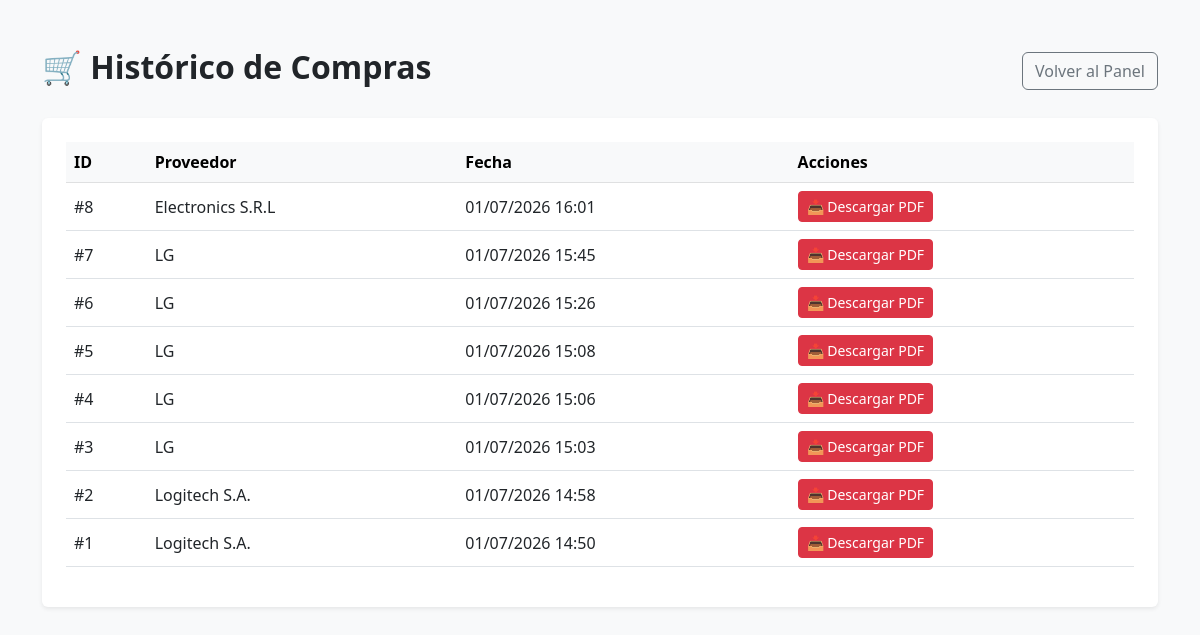
Screenshot of /compras/historico/ (signed in) with the database file from the repository.
### compras/models.py (models this page shows, shortened)
class Compra(models.Model):
    proveedor = models.ForeignKey(Proveedor, on_delete=models.PROTECT)
    fecha = models.DateTimeField(auto_now_add=True)
    total = models.DecimalField(max_digits=12, decimal_places=2, default=0.00)
    usuario = models.ForeignKey(User, on_delete=models.PROTECT)

class Proveedor(models.Model):
    nombre = models.CharField(max_length=100)
    cuit = models.CharField(max_length=20, unique=True, blank=True, null=True)
    telefono = models.CharField(max_length=50, blank=True, null=True)
    email = models.EmailField(blank=True, null=True)

### compras/views.py (the view)
# urls.py: path('historico/', HistoricoComprasView.as_view(), name='historico_compras'),
class HistoricoComprasView(LoginRequiredMixin, AdminOrOperadorMixin, ListView):
    model = Compra
    template_name = 'compras/historico_compras.html'
    context_object_name = 'compras'
    def get_queryset(self):
        return ComprasService.obtener_historial_compras()

### compras/services.py (called while the page is built)
    @staticmethod
    def obtener_historial_compras():
            return Compra.objects.all().select_related('proveedor', 'usuario').order_by('-fecha')

### inventario/views.py (called while the page is built)
    def test_func(self):
        user = self.request.user
        return user.is_superuser or user.groups.filter(name__in=['Admin', 'Operador']).exists()

### compras/templates/compras/historico_compras.html (shortened to what this page needs)
<!DOCTYPE html>
<html lang="es">
<head>
    <link href="https://cdn.jsdelivr.net/npm/bootstrap@5.3.0/dist/css/bootstrap.min.css" rel="stylesheet">
</head>
<body class="bg-light py-5">
    <div class="container">
        <div class="d-flex justify-content-between align-items-center mb-4">
            <h2 class="fw-bold">🛒 Histórico de Compras</h2>
            <a href="{% url 'inventario:dashboard' %}" class="btn btn-outline-secondary">Volver al Panel</a>
        </div>
        <div class="card shadow-sm border-0 p-4">
            <table class="table table-hover align-middle">
                <thead class="table-light">
                    <tr>
                        <th>ID</th>
                        <th>Proveedor</th>
                        <th>Fecha</th>
                        <th>Acciones</th>
                    </tr>
                </thead>
                <tbody>
                    {% for compra in compras %}
                    <tr>
                        <td>#{{ compra.id }}</td>
                        <td>{{ compra.proveedor.nombre }}</td>
                        <td>{{ compra.fecha|date:"d/m/Y H:i" }}</td>
                        <td>
                            <a href="{% url 'ventas:generar_pdf' 'compra' compra.id %}" class="btn btn-sm btn-danger">📥 Descargar PDF</a>
                        </td>
                    </tr>
                    {% empty %}
                    <tr><td colspan="4" class="text-center">No hay compras registradas.</td></tr>
                    {% endfor %}
                </tbody>
            </table>
        </div>
    </div>
</body>
</html>

### rows the page displays
Compra: id "8", proveedor.nombre "Electronics S.R.L", fecha "01/07/2026 16:01"
Compra: id "7", proveedor.nombre "LG", fecha "01/07/2026 15:45"
Compra: id "6", proveedor.nombre "LG", fecha "01/07/2026 15:26"
Compra: id "5", proveedor.nombre "LG", fecha "01/07/2026 15:08"
Compra: id "4", proveedor.nombre "LG", fecha "01/07/2026 15:06"
Compra: id "3", proveedor.nombre "LG", fecha "01/07/2026 15:03"
Compra: id "2", proveedor.nombre "Logitech S.A.", fecha "01/07/2026 14:58"
Compra: id "1", proveedor.nombre "Logitech S.A.", fecha "01/07/2026 14:50"
